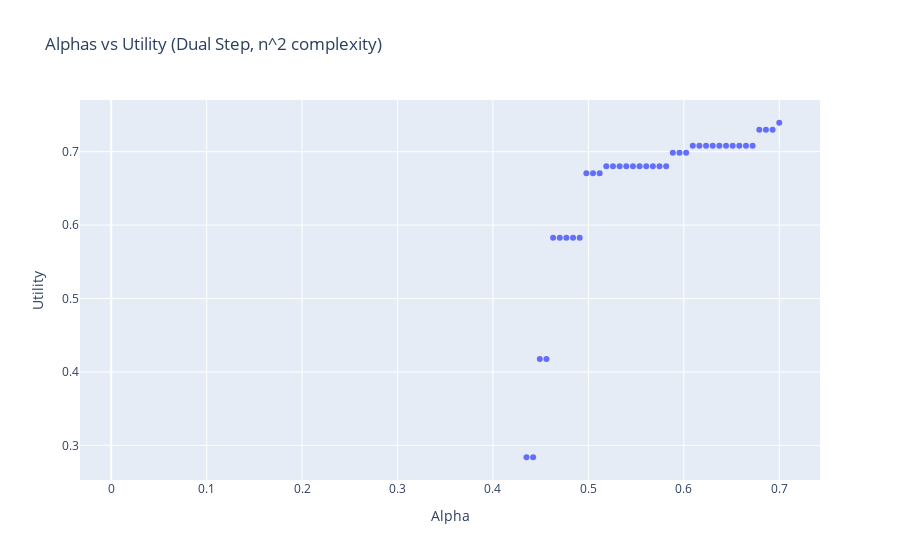
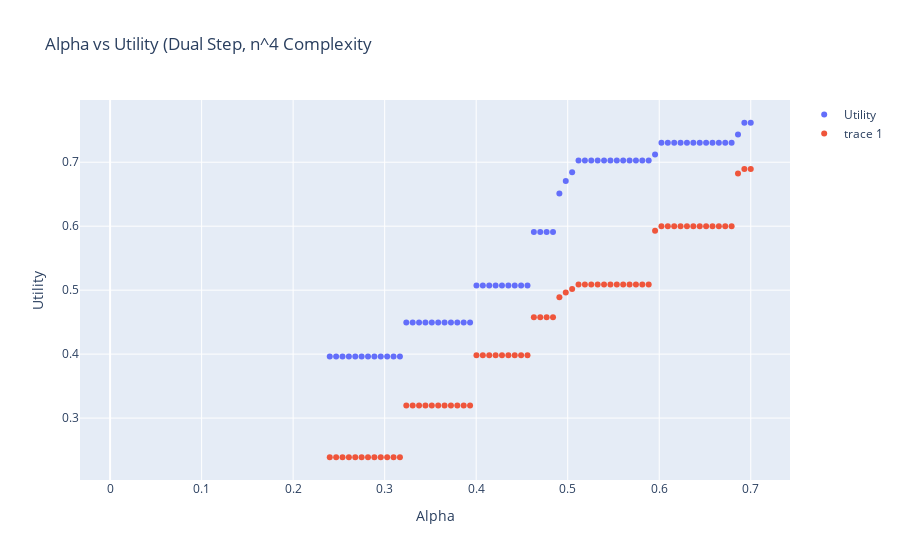

Notebook code cell kept with these figures, in order:
### Code cell
alphas2, utils2 = vectorize_double_step(a, b, u_plus, u_minus, c_plus, c_minus, alphas, w_a, w_b)
alphas1, utils1, _ = double_step(a, b, u_plus, u_minus, c_plus, c_minus, alphas, w_a, w_b)
